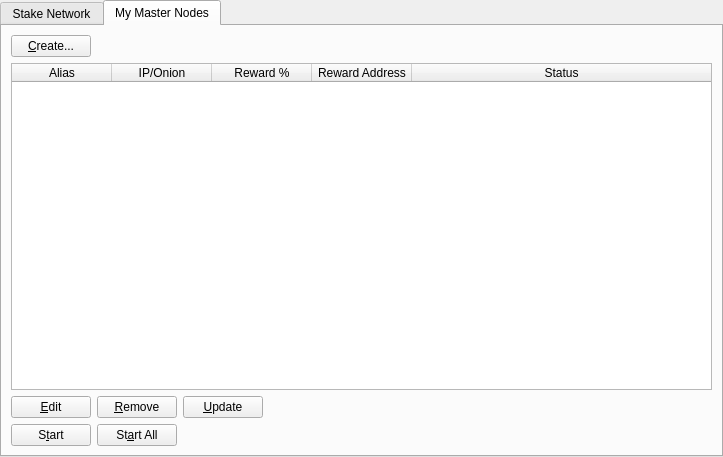
<?xml version="1.0" encoding="UTF-8"?>
<ui version="4.0">
 <class>MasternodeManager</class>
 <widget class="QWidget" name="MasternodeManager">
  <property name="geometry">
   <rect>
    <x>0</x>
    <y>0</y>
    <width>723</width>
    <height>457</height>
   </rect>
  </property>
  <property name="windowTitle">
   <string>Form</string>
  </property>
  <layout class="QVBoxLayout" name="topLayout">
   <property name="leftMargin">
    <number>0</number>
   </property>
   <property name="topMargin">
    <number>0</number>
   </property>
   <property name="rightMargin">
    <number>0</number>
   </property>
   <property name="bottomMargin">
    <number>0</number>
   </property>
   <item>
    <layout class="QVBoxLayout" name="verticalLayout">
     <property name="bottomMargin">
      <number>0</number>
     </property>
     <item>
      <widget class="QTabWidget" name="tabWidget">
       <property name="currentIndex">
        <number>1</number>
       </property>
       <widget class="QWidget" name="tab">
        <attribute name="title">
         <string>Stake Network</string>
        </attribute>
        <layout class="QGridLayout" name="gridLayout">
         <item row="1" column="0">
          <widget class="QTableWidget" name="tableWidgetMasternodes">
           <property name="editTriggers">
            <set>QAbstractItemView::NoEditTriggers</set>
           </property>
           <property name="alternatingRowColors">
            <bool>true</bool>
           </property>
           <property name="selectionBehavior">
            <enum>QAbstractItemView::SelectRows</enum>
           </property>
           <property name="sortingEnabled">
            <bool>true</bool>
           </property>
           <attribute name="horizontalHeaderStretchLastSection">
            <bool>true</bool>
           </attribute>
           <column>
            <property name="text">
             <string>Address</string>
            </property>
           </column>
           <column>
            <property name="text">
             <string>Protocol</string>
            </property>
           </column>
           <column>
            <property name="text">
             <string>Active</string>
            </property>
           </column>
           <column>
            <property name="text">
             <string>Active (secs)</string>
            </property>
           </column>
           <column>
            <property name="text">
             <string>Last Seen</string>
            </property>
           </column>
           <column>
            <property name="text">
             <string>Pubkey</string>
            </property>
           </column>
          </widget>
         </item>
         <item row="0" column="0">
          <layout class="QHBoxLayout" name="horizontalLayout_3">
           <property name="bottomMargin">
            <number>0</number>
           </property>
           <item>
            <widget class="QLabel" name="label_2">
             <property name="text">
              <string>Stake Node Count:</string>
             </property>
            </widget>
           </item>
           <item>
            <widget class="QLabel" name="countLabel">
             <property name="text">
              <string>0</string>
             </property>
            </widget>
           </item>
           <item>
            <spacer name="horizontalSpacer_3">
             <property name="orientation">
              <enum>Qt::Horizontal</enum>
             </property>
             <property name="sizeHint" stdset="0">
              <size>
               <width>40</width>
               <height>20</height>
              </size>
             </property>
            </spacer>
           </item>
          </layout>
         </item>
        </layout>
       </widget>
       <widget class="QWidget" name="tab_2">
        <attribute name="title">
         <string>My Master Nodes</string>
        </attribute>
        <layout class="QGridLayout" name="gridLayout_2">
         <item row="0" column="0">
          <layout class="QVBoxLayout" name="verticalLayout_2">
           <property name="bottomMargin">
            <number>0</number>
           </property>
           <item>
            <layout class="QHBoxLayout" name="horizontalLayout">
             <item>
              <widget class="QPushButton" name="createButton">
               <property name="text">
                <string>&amp;Create...</string>
               </property>
              </widget>
             </item>
             <item>
              <spacer name="horizontalSpacer">
               <property name="orientation">
                <enum>Qt::Horizontal</enum>
               </property>
               <property name="sizeHint" stdset="0">
                <size>
                 <width>40</width>
                 <height>20</height>
                </size>
               </property>
              </spacer>
             </item>
            </layout>
           </item>
           <item>
            <widget class="QTableWidget" name="tableWidget_2">
             <property name="minimumSize">
              <size>
               <width>695</width>
               <height>0</height>
              </size>
             </property>
             <property name="editTriggers">
              <set>QAbstractItemView::NoEditTriggers</set>
             </property>
             <property name="alternatingRowColors">
              <bool>true</bool>
             </property>
             <property name="selectionMode">
              <enum>QAbstractItemView::SingleSelection</enum>
             </property>
             <property name="selectionBehavior">
              <enum>QAbstractItemView::SelectRows</enum>
             </property>
             <attribute name="horizontalHeaderStretchLastSection">
              <bool>true</bool>
             </attribute>
             <column>
              <property name="text">
               <string>Alias</string>
              </property>
             </column>
             <column>
              <property name="text">
               <string>IP/Onion</string>
              </property>
             </column>
             <column>
              <property name="text">
               <string>Reward %</string>
              </property>
             </column>
             <column>
              <property name="text">
               <string>Reward Address</string>
              </property>
             </column>
             <column>
              <property name="text">
               <string>Status</string>
              </property>
             </column>
            </widget>
           </item>
           <item>
            <layout class="QHBoxLayout" name="horizontalLayout_2">
             <property name="bottomMargin">
              <number>0</number>
             </property>
             <item>
              <widget class="QPushButton" name="editButton">
               <property name="text">
                <string>&amp;Edit</string>
               </property>
              </widget>
             </item>
             <item>
              <widget class="QPushButton" name="removeButton">
               <property name="text">
                <string>&amp;Remove</string>
               </property>
              </widget>
             </item>
             <item>
              <widget class="QPushButton" name="UpdateButton">
               <property name="text">
                <string>&amp;Update</string>
               </property>
              </widget>
             </item>
             <item>
              <spacer name="horizontalSpacer_2">
               <property name="orientation">
                <enum>Qt::Horizontal</enum>
               </property>
               <property name="sizeHint" stdset="0">
                <size>
                 <width>40</width>
                 <height>20</height>
                </size>
               </property>
              </spacer>
             </item>
            </layout>
           </item>
           <item>
            <layout class="QHBoxLayout" name="horizontalLayout_4">
             <property name="bottomMargin">
              <number>0</number>
             </property>
            </layout>
           </item>
           <item>
            <layout class="QHBoxLayout" name="horizontalLayout_5">
             <property name="bottomMargin">
              <number>0</number>
             </property>
             <item>
              <widget class="QPushButton" name="startButton">
               <property name="text">
                <string>S&amp;tart</string>
               </property>
              </widget>
             </item>
             <item>
              <widget class="QPushButton" name="startAllButton">
               <property name="text">
                <string>St&amp;art All</string>
               </property>
              </widget>
             </item>
             <item>
              <spacer name="horizontalSpacer_5">
               <property name="orientation">
                <enum>Qt::Horizontal</enum>
               </property>
               <property name="sizeHint" stdset="0">
                <size>
                 <width>40</width>
                 <height>20</height>
                </size>
               </property>
              </spacer>
             </item>
            </layout>
           </item>
          </layout>
         </item>
        </layout>
       </widget>
      </widget>
     </item>
    </layout>
   </item>
  </layout>
 </widget>
 <resources/>
 <connections/>
</ui>
